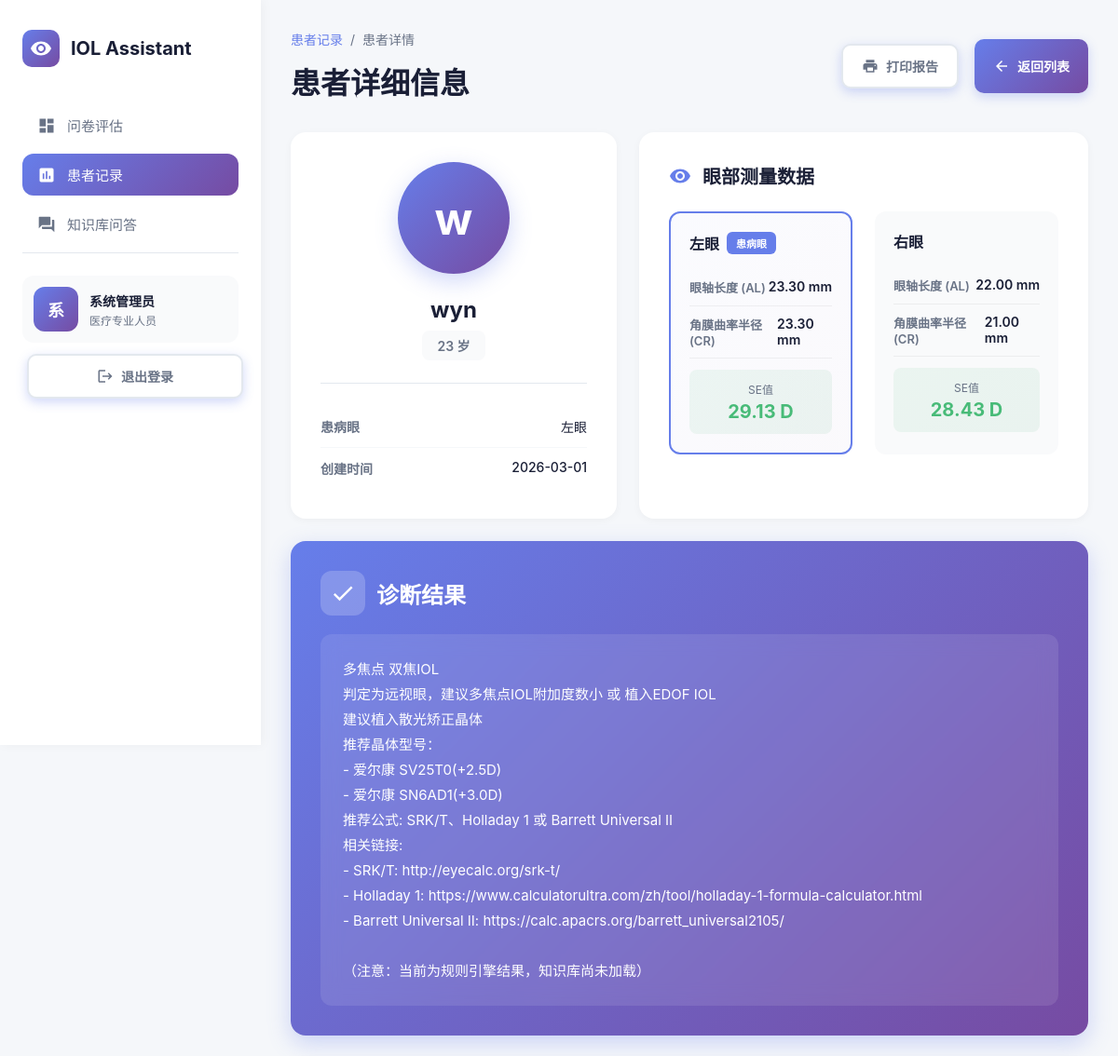
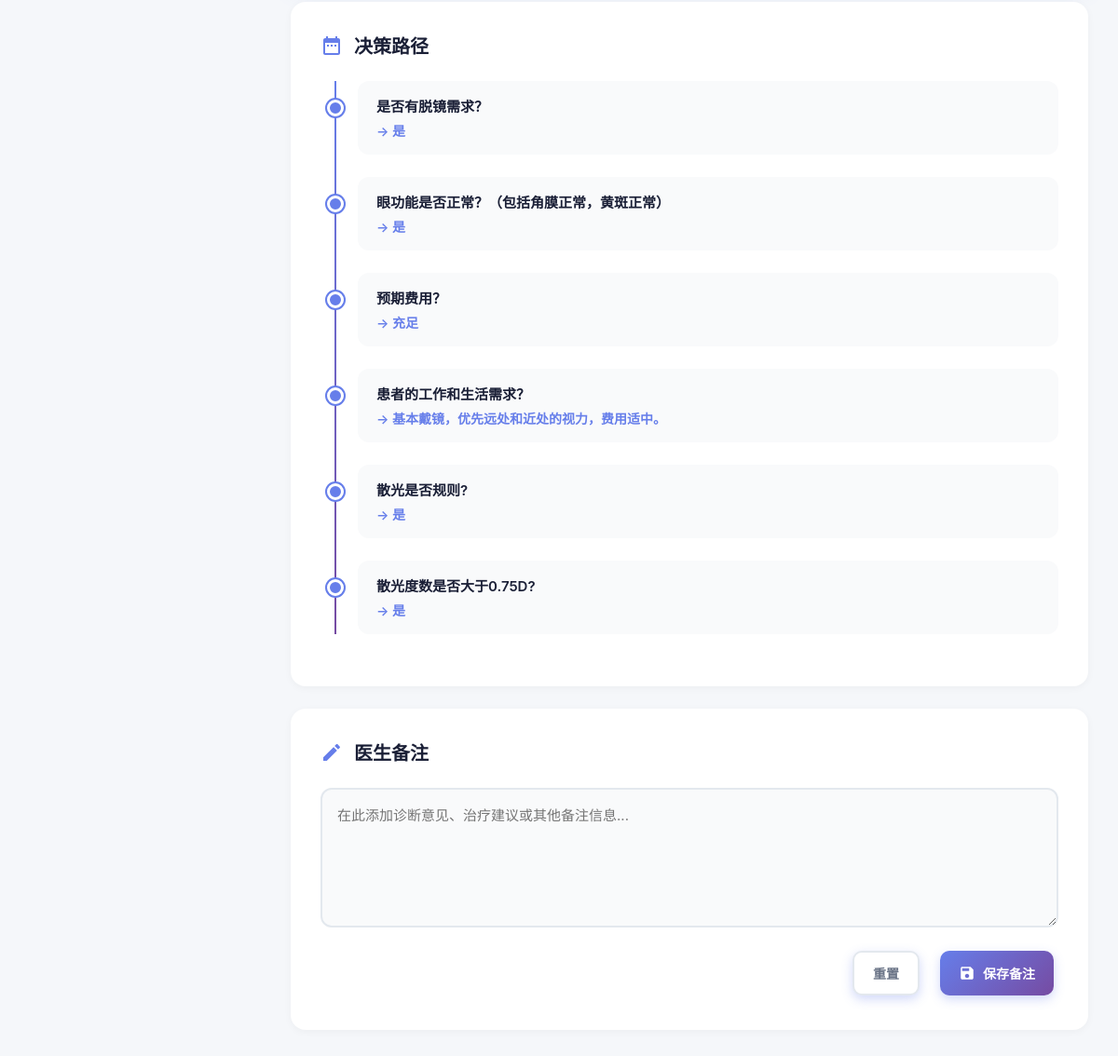
Page /patient/2 (signed in) on the committed database (2 pictures, top to bottom).
### tables this page shows
CREATE TABLE results (
            id INTEGER PRIMARY KEY AUTOINCREMENT,
            user_id INTEGER,
            patient_name TEXT,
            patient_age INTEGER,
            patient_phone TEXT,
            patient_gender TEXT,
            left_eye_al REAL,
            left_eye_cr REAL,
            right_eye_al REAL,
            right_eye_cr REAL,
            affected_eye TEXT,
            se_value REAL,
            answered_questions TEXT,
            result TEXT,
            doctor_notes TEXT,
            created_at TIMESTAMP DEFAULT CURRENT_TIMESTAMP,
            updated_at TIMESTAMP DEFAULT CURRENT_TIMESTAMP,
            FOREIGN KEY (user_id) REFERENCES users (id)
        );

### app.py (the view)
@app.route('/patient/<int:id>')
@login_required
def patient_detail(id):
    conn = get_db_connection()
    if session.get('role') == 'admin':
        patient = conn.execute('''
            SELECT r.*, u.username, u.full_name as doctor_name
            FROM results r
            JOIN users u ON r.user_id = u.id
            WHERE r.id = ?
        ''', (id,)).fetchone()
    else:
        patient = conn.execute('''
            SELECT * FROM results
            WHERE id = ? AND user_id = ?
        ''', (id, session['user_id'])).fetchone()
    conn.close()
    if not patient:
        return redirect(url_for('show_result'))
    patient_dict = dict(patient)
    if patient_dict.get('answered_questions'):
        try:
            questions_str = patient_dict['answered_questions'].replace("'", '"')
            patient_dict['answered_questions_list'] = json.loads(questions_str)
        except (json.JSONDecodeError, AttributeError, TypeError):
            patient_dict['answered_questions_list'] = []
    else:
        patient_dict['answered_questions_list'] = []
    return render_template('patient_detail.html',
                           patient=patient_dict,
                           username=session.get('full_name') or session.get('username'),
                           role=session.get('role'))

### app.py (called while the page is built)
def get_db_connection():
    conn = sqlite3.connect('results.db')
    conn.row_factory = sqlite3.Row
    return conn

def login_required(f):
    @wraps(f)
    def decorated_function(*args, **kwargs):
        if 'user_id' not in session:
            return redirect(url_for('login'))
        return f(*args, **kwargs)
    return decorated_function

### templates/patient_detail.html (shortened to what this page needs)
<!DOCTYPE html>
<html lang="zh-CN">
<head>
    <link rel="stylesheet" href="/styles.css">
</head>
<body>
    <div class="dashboard">
        <aside class="sidebar">
            <div class="logo">
                <div class="logo-icon">
                    <svg width="24" height="24" viewBox="0 0 24 24" fill="white">
                        <path d="M12 4.5C7 4.5 2.73 7.61 1 12c1.73 4.39 6 7.5 11 7.5s9.27-3.11 11-7.5c-1.73-4.39-6-7.5-11-7.5zM12 17c-2.76 0-5-2.24-5-5s2.24-5 5-5 5 2.24 5 5-2.24 5-5 5zm0-8c-1.66 0-3 1.34-3 3s1.34 3 3 3 3-1.34 3-3-1.34-3-3-3z"/>
                    </svg>
                </div>
                <h1>IOL Assistant</h1>
            </div>
            <ul class="nav-menu">
                <li class="nav-item">
                    <a href="/" class="nav-link">
                        <svg class="nav-icon" viewBox="0 0 24 24" fill="currentColor">
                            <path d="M3 13h8V3H3v10zm0 8h8v-6H3v6zm10 0h8V11h-8v10zm0-18v6h8V3h-8z"/>
                        </svg>
                        <span>问卷评估</span>
                    </a>
                </li>
                <li class="nav-item">
                    <a href="/show_result" class="nav-link active">
                        <svg class="nav-icon" viewBox="0 0 24 24" fill="currentColor">
                            <path d="M19 3H5c-1.1 0-2 .9-2 2v14c0 1.1.9 2 2 2h14c1.1 0 2-.9 2-2V5c0-1.1-.9-2-2-2zM9 17H7v-7h2v7zm4 0h-2V7h2v10zm4 0h-2v-4h2v4z"/>
                        </svg>
                        <span>患者记录</span>
                    </a>
                </li>
                <li class="nav-item">
                    <a href="/rag" class="nav-link">
                        <svg class="nav-icon" viewBox="0 0 24 24" fill="currentColor">
                            <path d="M21 6h-2v9H6v2c0 .55.45 1 1 1h11l4 4V7c0-.55-.45-1-1-1zm-4 6V3c0-.55-.45-1-1-1H3c-.55 0-1 .45-1 1v14l4-4h10c.55 0 1-.45 1-1z"/>
                        </svg>
                        <span>知识库问答</span>
                    </a>
                </li>
            </ul>
            <div class="user-profile">
                <div class="user-card">
                    <div class="user-avatar">{{ username[0] if username else 'U' }}</div>
                    <div class="user-info">
                        <h3>{{ username or '用户' }}</h3>
                        <p>医疗专业人员</p>
                    </div>
                </div>
                <button class="logout-btn" onclick="logout()">
                    <svg width="18" height="18" viewBox="0 0 24 24" fill="currentColor">
                        <path d="M17 7l-1.41 1.41L18.17 11H8v2h10.17l-2.58 2.58L17 17l5-5zM4 5h8V3H4c-1.1 0-2 .9-2 2v14c0 1.1.9 2 2 2h8v-2H4V5z"/>
                    </svg>
                    退出登录
                </button>
            </div>
        </aside>
        <main class="main-content">
            <div class="page-header">
                <div>
                    <div class="breadcrumb">
                        <a href="/show_result">患者记录</a>
                        <span>/</span>
                        <span>患者详情</span>
                    </div>
                    <div class="page-title">
                        <h1>患者详细信息</h1>
                    </div>
                </div>
                <div class="action-buttons">
                    <button class="btn btn-secondary" onclick="window.print()">
                        <svg width="18" height="18" viewBox="0 0 24 24" fill="currentColor">
                            <path d="M19 8H5c-1.66 0-3 1.34-3 3v6h4v4h12v-4h4v-6c0-1.66-1.34-3-3-3zm-3 11H8v-5h8v5zm3-7c-.55 0-1-.45-1-1s.45-1 1-1 1 .45 1 1-.45 1-1 1zm-1-9H6v4h12V3z"/>
                        </svg>
                        打印报告
                    </button>
                    <a href="/show_result" class="btn btn-primary">
                        <svg width="18" height="18" viewBox="0 0 24 24" fill="currentColor">
                            <path d="M20 11H7.83l5.59-5.59L12 4l-8 8 8 8 1.41-1.41L7.83 13H20v-2z"/>
                        </svg>
                        返回列表
                    </a>
                </div>
            </div>
            <div class="info-grid">
                <div class="patient-card">
                    <div class="patient-avatar-large">
                        {{ patient.patient_name[0] if patient.patient_name else 'P' }}
                    </div>
                    <div class="patient-name">{{ patient.patient_name }}</div>
                    <div class="patient-meta">
                        <span class="meta-badge">{{ patient.patient_age }} 岁</span>
                    </div>
                    <div class="divider"></div>
                    <div class="info-row">
                        <span class="info-label">患病眼</span>
                        <span class="info-value">{{ "左眼" if patient.affected_eye == "left" else "右眼" }}</span>
                    </div>
                    <div class="info-row">
                        <span class="info-label">创建时间</span>
                        <span class="info-value">{{ patient.created_at[:10] }}</span>
                    </div>
                </div>
                <div class="eye-data-card">
                    <div class="card-header">
                        <h3 class="card-title">
                            <svg width="24" height="24" viewBox="0 0 24 24" fill="#667eea">
                                <path d="M12 4.5C7 4.5 2.73 7.61 1 12c1.73 4.39 6 7.5 11 7.5s9.27-3.11 11-7.5c-1.73-4.39-6-7.5-11-7.5zM12 17c-2.76 0-5-2.24-5-5s2.24-5 5-5 5 2.24 5 5-2.24 5-5 5zm0-8c-1.66 0-3 1.34-3 3s1.34 3 3 3 3-1.34 3-3-1.34-3-3-3z"/>
                            </svg>
                            眼部测量数据
                        </h3>
                    </div>
                    <div class="eye-comparison">
                        <div class="eye-section {% if patient.affected_eye == 'left' %}affected{% endif %}">
                            <div class="eye-header">
                                <span class="eye-label">左眼</span>
                                {% if patient.affected_eye == 'left' %}
                                <span class="affected-badge">患病眼</span>
                                {% endif %}
                            </div>
                            <div class="measurement">
                                <span class="measurement-label">眼轴长度 (AL)</span>
                                <span class="measurement-value">
                                    {{ "%.2f mm"|format(patient.left_eye_al) if patient.left_eye_al else "未测量" }}
                                </span>
                            </div>
                            <div class="measurement">
                                <span class="measurement-label">角膜曲率半径 (CR)</span>
                                <span class="measurement-value">
                                    {{ "%.2f mm"|format(patient.left_eye_cr) if patient.left_eye_cr else "未测量" }}
                                </span>
                            </div>
                            {% if patient.left_eye_al and patient.left_eye_cr %}
                            <div class="se-highlight">
                                <div class="se-label">SE值</div>
                                <div class="se-value">
                                    {{ "%.2f D"|format(43.86 - 14.73 * (patient.left_eye_al / patient.left_eye_cr)) }}
                                </div>
                            </div>
                            {% endif %}
                        </div>
                        <div class="eye-section {% if patient.affected_eye == 'right' %}affected{% endif %}">
                            <div class="eye-header">
                                <span class="eye-label">右眼</span>
                            </div>
                            <div class="measurement">
                                <span class="measurement-label">眼轴长度 (AL)</span>
                                <span class="measurement-value">
                                    {{ "%.2f mm"|format(patient.right_eye_al) if patient.right_eye_al else "未测量" }}
                                </span>
                            </div>
                            <div class="measurement">
                                <span class="measurement-label">角膜曲率半径 (CR)</span>
                                <span class="measurement-value">
                                    {{ "%.2f mm"|format(patient.right_eye_cr) if patient.right_eye_cr else "未测量" }}
                                </span>
                            </div>
                            {% if patient.right_eye_al and patient.right_eye_cr %}
                            <div class="se-highlight">
                                <div class="se-label">SE值</div>
                                <div class="se-value">
                                    {{ "%.2f D"|format(43.86 - 14.73 * (patient.right_eye_al / patient.right_eye_cr)) }}
                                </div>
                            </div>
                            {% endif %}
                        </div>
                    </div>
                </div>
            </div>
            <div class="diagnosis-card">
                <div class="diagnosis-header">
                    <div class="diagnosis-icon">
                        <svg width="28" height="28" viewBox="0 0 24 24" fill="white">
                            <path d="M9 16.17L4.83 12l-1.42 1.41L9 19 21 7l-1.41-1.41z"/>
                        </svg>
                    </div>
                    <h2 class="diagnosis-title">诊断结果</h2>
                </div>
                <div class="diagnosis-content">{{ patient.result }}</div>
            </div>
            {% if patient.answered_questions_list %}
            <div class="timeline-card">
                <div class="card-header">
                    <h3 class="card-title">
                        <svg width="24" height="24" viewBox="0 0 24 24" fill="#667eea">
                            <path d="M9 11H7v2h2v-2zm4 0h-2v2h2v-2zm4 0h-2v2h2v-2zm2-7h-1V2h-2v2H8V2H6v2H5c-1.11 0-1.99.9-1.99 2L3 20c0 1.1.89 2 2 2h14c1.1 0 2-.9 2-2V6c0-1.1-.9-2-2-2zm0 16H5V9h14v11z"/>
                        </svg>
                        决策路径
                    </h3>
                </div>
                <div class="timeline">
                    {% for item in patient.answered_questions_list %}
                    <div class="timeline-item">
                        <div class="timeline-question">{{ item.question }}</div>
                        <div class="timeline-answer">→ {{ item.answer }}</div>
                    </div>
                    {% endfor %}
                </div>
            </div>
            {% endif %}
            <div class="notes-card">
                <div class="card-header">
                    <h3 class="card-title">
                        <svg width="24" height="24" viewBox="0 0 24 24" fill="#667eea">
                            <path d="M3 17.25V21h3.75L17.81 9.94l-3.75-3.75L3 17.25zM20.71 7.04c.39-.39.39-1.02 0-1.41l-2.34-2.34c-.39-.39-1.02-.39-1.41 0l-1.83 1.83 3.75 3.75 1.83-1.83z"/>
                        </svg>
                        医生备注
                    </h3>
                </div>
                <textarea
                    class="notes-editor"
                    id="doctorNotes"
                    placeholder="在此添加诊断意见、治疗建议或其他备注信息..."
                >{{ patient.doctor_notes or '' }}</textarea>
                <div class="notes-actions">
                    <button class="btn btn-secondary" onclick="resetNotes()">重置</button>
                    <button class="btn btn-primary" onclick="saveNotes()">
                        <svg width="18" height="18" viewBox="0 0 24 24" fill="currentColor">
                            <path d="M17 3H5c-1.11 0-2 .9-2 2v14c0 1.1.89 2 2 2h14c1.1 0 2-.9 2-2V7l-4-4zm-5 16c-1.66 0-3-1.34-3-3s1.34-3 3-3 3 1.34 3 3-1.34 3-3 3zm3-10H5V5h10v4z"/>
                        </svg>
                        保存备注
                    </button>
                </div>
            </div>
        </main>
    </div>
</body>
</html>

### static/css/styles.css (style rules this page uses)
* { margin: 0; padding: 0; box-sizing: border-box; }
button { margin: 0.3125rem; padding: 0.625rem 1.25rem; border-radius: 10px; background: linear-gradient(135deg, #667eea 0%, #764ba2 100%); color: white; border: none; cursor: pointer; font-size: 1rem; font-weight: 600; transition: all 0.3s ease; box-shadow: 0 4px 12px rgba(102, 126, 234, 0.3); }
.divider { display: flex; align-items: center; margin: 24px 0; color: #697386; font-size: 14px; }
.divider::before, .divider::after { content: ''; flex: 1; height: 1px; background: #e3e8ee; }

### rows in the picture
results: patient_name "w", patient_name "wyn", patient_age "23", affected_eye "左眼", created_at "2026-03-01", left_eye_al "23.30 mm", left_eye_cr "23.30 mm", 43.86-14.73*(patient.left_eye_al/patient.left_eye_cr) "29.13 D", right_eye_al "22.00 mm", right_eye_cr "21.00 mm", right_eye_al+right_eye_cr "28.43 D", result "多焦点 双焦IOL 判定为远视眼，建议多焦点IOL附加度数小 或 植入EDOF IOL 建议植入散光矫正晶体 推荐晶体型号： - 爱尔康 SV25T0(+2.5D) - 爱尔康 SN6AD1(+3.0D) 推荐公式: SRK/T、Holladay 1 或 Barrett Universal II 相关链接: - SRK/T: http://eyecalc.org/srk-t/ - Holladay 1: https://www.calculatorultra.com/zh/tool/holladay-1-formula-calculator.html - Barrett Universal II: https://calc.apacrs.org/barrett_universal2105/ （注意：当前为规则引擎结果，知识库尚未加载）"

### other values in the picture
{{ username[0] if username else 'U' }} "系"
{{ username or '用户' }} "系统管理员"
{{ item.question }} "是否有脱镜需求？" "眼功能是否正常？（包括角膜正常，黄斑正常）" "预期费用？" "患者的工作和生活需求？" "散光是否规则?" "散光度数是否大于0.75D?"
{{ item.answer }} "是" "是" "充足" "基本戴镜，优先远处和近处的视力，费用适中。" "是" "是"
